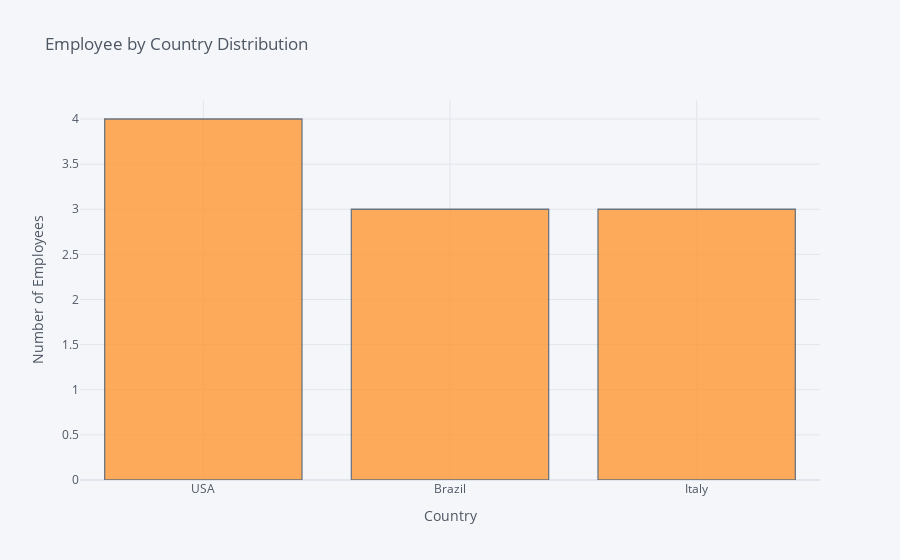

The notebook cell saved with this chart:
### Code cell
df['Country'].iplot(kind='hist', xTitle='Country',
                  yTitle='Number of Employees', title='Employee by Country Distribution')

### Figure 1 — Plotly figure (JSON) as saved in the notebook; plotly's stock layout.template omitted (floating-point values rounded to 4 significant figures)
{"data": [{"histfunc": "count", "histnorm": "", "marker": {"color": "rgba(255, 153, 51, 1.0)", "line": {"color": "#4D5663", "width": 1.3}}, "name": "Country", "opacity": 0.8, "orientation": "v", "type": "histogram", "x": ["USA", "Brazil", "Italy", "USA", "USA", "Brazil", "Italy", "USA", "Italy", "Brazil"]}], "layout": {"barmode": "overlay", "legend": {"bgcolor": "#F5F6F9", "font": {"color": "#4D5663"}}, "paper_bgcolor": "#F5F6F9", "plot_bgcolor": "#F5F6F9", "title": {"font": {"color": "#4D5663"}, "text": "Employee by Country Distribution"}, "xaxis": {"gridcolor": "#E1E5ED", "showgrid": true, "tickfont": {"color": "#4D5663"}, "title": {"font": {"color": "#4D5663"}, "text": "Country"}, "zerolinecolor": "#E1E5ED"}, "yaxis": {"gridcolor": "#E1E5ED", "showgrid": true, "tickfont": {"color": "#4D5663"}, "title": {"font": {"color": "#4D5663"}, "text": "Number of Employees"}, "zerolinecolor": "#E1E5ED"}}}
